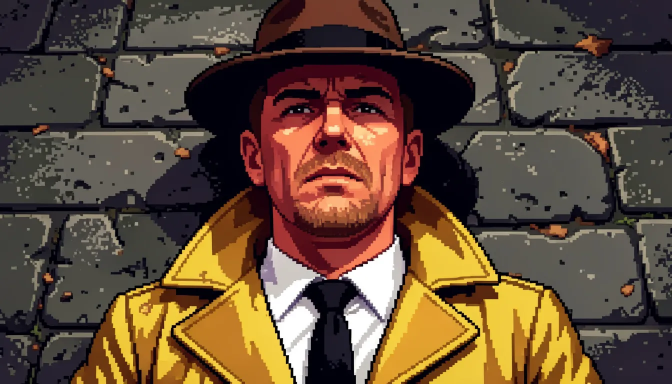
#> input picture tools/art/src/beaten_closeup.png, 1344 x 768 px (shown at 1/2 size)
$ python -i convent.py   (imports and definitions only)
#> lines starting #> are read from the running program, lines starting #| are printed output that depends on the picture
### tools/art/common.py
"""Shared painting helpers for the procedural placeholder art."""
from PIL import Image, ImageDraw, ImageFilter, ImageChops, ImageFont
import math
import os
import random

ROOT = os.path.dirname(os.path.dirname(os.path.dirname(os.path.abspath(__file__))))
ART = os.path.join(ROOT, "assets", "art")
FONT = os.path.join(ROOT, "assets", "fonts", "Silkscreen-Regular.ttf")
W, H = 480, 240  # painting area of the 1920s rooms (floor extended towards the camera)
TOP = 30  # ceiling band painted above them; rooms are W x (H + TOP) = 480x270, the full screen
FULL_H = H + TOP
BAYER = [[0, 8, 2, 10], [12, 4, 14, 6], [3, 11, 1, 9], [15, 7, 13, 5]]


def hx(s, a=None):
    s = s.lstrip("#")
    c = (int(s[0:2], 16), int(s[2:4], 16), int(s[4:6], 16))
    return c if a is None else c + (a,)


def clamp(v):
    return 0 if v < 0 else 255 if v > 255 else int(v)


def mix(a, b, t):
    return tuple(int(round(a[i] + (b[i] - a[i]) * t)) for i in range(len(a)))


def mul(c, f):
    return tuple(clamp(c[i] * f) for i in range(3)) + tuple(c[3:])


# [137 lines left out: functions vgrad, hgrad, noise, _mask, light, shadow and 5 more, not called in this run]


PHONE, PHONE_M, PHONE_L, NICKEL = hx("121016"), hx("2c2a34"), hx("5a5664"), hx("c4c4cc")
NICKEL_D, CORD, CORD_L, CARD = hx("7c7c88"), hx("2a1e18"), hx("5a4434"), hx("e8dcc0")


# [126 lines left out: functions braided_cord, candlestick_phone, tall, save, cut, frieze and 2 more, not called in this run]

### tools/art/furniture.py
"""Furniture drawn in the room's one-point perspective, so beds and cabinets stand on the floor at the same
scale as the characters (a man is about 75-85 px tall, i.e. roughly 42-47 px per metre at the back wall).

World units are back-wall pixels: x runs along the wall, y is height above the floor and z is the distance from
the back wall towards the camera."""
from PIL import ImageDraw
from .common import mul


class Room3D:
    def __init__(self, floor, vx, vy, d0=900.0):
        self.floor, self.vx, self.vy, self.d0 = floor, vx, vy, d0

    def s(self, z):
        return self.d0 / (self.d0 - z)

    def P(self, x, y, z):
        s = self.s(z)
        return (self.vx + (x - self.vx) * s, self.vy + (self.floor - self.vy) * s - y * s)

    def quad(self, img, pts, fill, outline=None):
        d = ImageDraw.Draw(img)
        d.polygon([self.P(*p) for p in pts], fill=fill, outline=outline)

    def line(self, img, a, b, fill, width=1):
        ImageDraw.Draw(img).line([self.P(*a), self.P(*b)], fill=fill, width=width)

    # [11 lines left out: function box, not called in this run]

    def front_y(self, z):
        """Screen row (painting coordinates) of the floor at depth z."""
        return self.P(self.vx, 0, z)[1]

### tools/art/convent.py
"""The convent of the Sisters of Mercy: the vaulted corridor at dusk and Eleanor's former cell by lamplight.

Overlays for the cell: the nightstand drawer pulled open (comb and hand mirror inside) and the same drawer once
the mirror has been taken."""
from PIL import Image, ImageDraw, ImageChops, ImageFilter
import math
import random
from .common import W, FULL_H, hx, mix, mul, vgrad, noise, light, shadow, vignette, pixelize, palette_of, save
from .furniture import Room3D
from .church import ashlar, mask_of, quad_blocks

H = FULL_H


# ---------------------------------------------------------------- shared helpers

# [6 lines left out: function parch, not called in this run]


def arch_pts(a, b, spring, rise, n=16, k=0.72):
    """World (x, y) points of a pointed arch from (a, spring) over the apex to (b, spring)."""
    return [(a + (b - a) * i / n, spring + rise * parch(i / n, k)) for i in range(n + 1)]


def lancet(a, b, sill, spring, rise, n=16):
    return [(a, sill)] + arch_pts(a, b, spring, rise, n) + [(b, sill)]


def on_wall(R, pts, z=0):
    return [R.P(x, y, z) for x, y in pts]


# [27 lines left out: functions lightmap, flame, not called in this run]


def _bbox(a, b):
    return ImageChops.difference(a, b).getbbox()


# ---------------------------------------------------------------- the corridor at dusk

CR = Room3D(184, 240, 110, 250)
C_SP, C_AP, C_ZF = 112, 172, 150  # vault springing, crown and the corridor's depth (front wall behind the camera)
SHAFTS = (2, 76, 150, 224, 298, 372, 446)
BAYS = list(zip((-72,) + SHAFTS, SHAFTS + (520,)))
WINDOW_BAYS = (2, 4, 5)
C_STONE = hx("7a7266")
C_STONE_L = hx("aca290")
C_STONE_D = hx("3c3632")
OAK, OAK_D, OAK_L = hx("4e3220"), hx("26160c"), hx("7e5434")
IRON = hx("1e1a1a")


# [376 lines left out: functions c_vault, c_sky, c_wall, c_shafts, c_windows, c_entrance and 7 more, not called in this run]


# hand-pixelled corpus: arms raised from the nailed hands, head bowed to his right under the crown of thorns,
# white loincloth knotted at the hip, knees bent and the feet crossed over one nail
CORPUS = ("n...................n",
          "sS.................Ss",
          ".sS.......tTtt....Ss.",
          "..sS.....tHsHt...Ss..",
          "...sS....HssSH..Ss...",
          "....sSS..HsSH..SSs...",
          "......sS..HS..SS.....",
          ".......sSssSSSs......",
          "........ssssSS.......",
          "........sSsSSS.......",
          "........ssSsSS.......",
          "........sSsSSS.......",
          "........sssSS........",
          ".........ssSS........",
          "........wwwWWW.......",
          "........wwwwWWw......",
          ".........wwWWw.......",
          ".........ssSS........",
          ".........ssSS........",
          "..........sSS........",
          "..........sS.........",
          "..........sS.........",
          ".........sSS.........",
          ".........sSS.........",
          ".........snS.........",
          "..........bb.........")


# [100 lines left out: functions crucifix_layer, c_crucifix, c_crucifix_lit, c_floor, paint_corridor, not called in this run]


# ---------------------------------------------------------------- Eleanor's cell by lamplight

LR = Room3D(194, 240, 100, 190)
#> further down, picture is the input picture: PIL image 1344x768 RGB; mean R, G, B 96.8, 75.8, 57.4
XL, XR, L_SP, L_AP, L_ZM = 110, 370, 100, 136, 160
PLASTER = hx("8e877a")
NS_X0, NS_X1, NS_Z0, NS_Z1, NS_H = 296, 326, 2, 24, 26  # nightstand
DR_Y0, DR_Y1, DR_OUT = 15, 23, 22  # drawer rows and how far it is pulled out
BED_X0, BED_X1, BED_Z0, BED_Z1 = 334, 368, 2, 74
LAMP_X, LAMP_Z, LAMP_H = 276, 10, 58
WIN_X, WIN_Y0 = 240, 86


# [91 lines left out: functions l_vault, plaster, l_walls, l_floor, l_window, not called in this run]


CELL_DOOR_Z0, CELL_DOOR_Z1, CELL_DOOR_TOP = 40, 64, 62


# [29 lines left out: function l_door, not called in this run]


def l_crucifix_geom():
    """Screen centre line, top and foot of the upright, and the crossbar row of the cell crucifix over the bed."""
    xc = (BED_X0 + BED_X1) / 2
    top, foot = LR.P(xc, 94, 0), LR.P(xc, 50, 0)
    return round(top[0]), round(top[1]), round(foot[1]), round(LR.P(xc, 84, 0)[1])


# [13 lines left out: function l_crucifix, not called in this run]


def l_crucifix_layer(size):
    """A dark oak cross with trefoil ends, its INRI titulus and the hand-pixelled ivory corpus, on a transparent layer."""
#> called with size = (1344, 768)
    layer = Image.new("RGBA", size, (0, 0, 0, 0))
#> layer: PIL image 1344x768 RGBA; every value is 0
    d = ImageDraw.Draw(layer)
    x, top, foot, arm = l_crucifix_geom()
    WOOD, WOOD_L, WOOD_D, GRAIN = hx("5a361e"), hx("94643c"), hx("2a180c"), hx("462814")
    GILT, CLEAR = hx("c8a050"), (0, 0, 0, 0)
    half = 13
    # upright and crossbar, lit from the lamp on the left; grain runs along each beam
    d.rectangle([x - 2, top, x + 2, foot], fill=WOOD)
    d.rectangle([x - half, arm - 2, x + half, arm + 2], fill=WOOD)
    for y in range(top + 1, foot, 3):
        d.point((x + (y // 3) % 3 - 1, y), fill=GRAIN)
    for xx in range(x - half + 1, x + half, 4):
        d.point((xx, arm + (xx // 4) % 3 - 1), fill=GRAIN)
    d.line([(x - 2, top), (x - 2, foot)], fill=WOOD_L)
    d.line([(x + 2, top), (x + 2, foot)], fill=WOOD_D)
    d.line([(x - half, arm - 2), (x + half, arm - 2)], fill=WOOD_L)
    d.line([(x - half, arm + 2), (x + half, arm + 2)], fill=WOOD_D)
    # rounded ends with a gilt boss on the three arms
    for ex, ey in ((x - half - 1, arm), (x + half + 1, arm), (x, top - 1)):
        d.rectangle([ex - 2, ey - 2, ex + 2, ey + 2], fill=WOOD)
        for cx, cy in ((-2, -2), (2, -2), (-2, 2), (2, 2)):
            d.point((ex + cx, ey + cy), fill=CLEAR)
        d.point((ex - 1, ey - 1), fill=WOOD_L)
        d.point((ex + 1, ey + 1), fill=WOOD_D)
        d.point((ex, ey), fill=GILT)
    # stepped foot block
    d.rectangle([x - 4, foot - 3, x + 4, foot], fill=WOOD)
    d.line([(x - 4, foot - 3), (x + 4, foot - 3)], fill=WOOD_L)
    d.line([(x - 4, foot), (x + 4, foot)], fill=WOOD_D)
    # gilt rays behind the crossing
    for dx, dy in ((-4, -4), (4, -4), (-5, 0), (5, 0)):
        d.point((x + dx, arm + dy), fill=GILT)
    # INRI titulus above his head
    d.rectangle([x - 4, top + 3, x + 4, top + 7], fill=hx("e8dcb8"))
    d.line([(x - 4, top + 7), (x + 4, top + 7)], fill=hx("a89670"))
    d.line([(x + 4, top + 3), (x + 4, top + 7)], fill=hx("a89670"))
    for i, dy in ((-3, 4), (-3, 6), (-1, 4), (-1, 5), (-1, 6), (1, 4), (1, 6), (3, 4), (3, 6), (2, 5)):
        d.point((x + i, top + dy), fill=hx("6a3a24"))
    # the corpus, hands nailed to the crossbar
    ink = {"s": hx("ecdcbe"), "S": hx("a88e6c"), "H": hx("6a4428"), "t": hx("a8955a"), "T": hx("5a4a28"),
           "w": hx("fbf8f0"), "W": hx("b8b0a0"), "n": hx("2a2622"), "b": hx("8a1a18")}
    ox, oy = x - len(CORPUS[0]) // 2, arm - 1
    for r, row in enumerate(CORPUS):
        for c, ch in enumerate(row):
            if ch in ink:
                d.point((ox + c, oy + r), fill=ink[ch])
    # blood from the nailed hands and the wound in his side
    for p in ((ox + 1, oy + 2), (ox + len(CORPUS[0]) - 2, oy + 2), (ox + 13, oy + 9)):
        d.point(p, fill=hx("8a1a18"))
    return layer


def l_crucifix_lit(img):
    """The lamp is to the left of the cross: its left side is warmer and brighter."""
    layer = l_crucifix_layer(img.size)
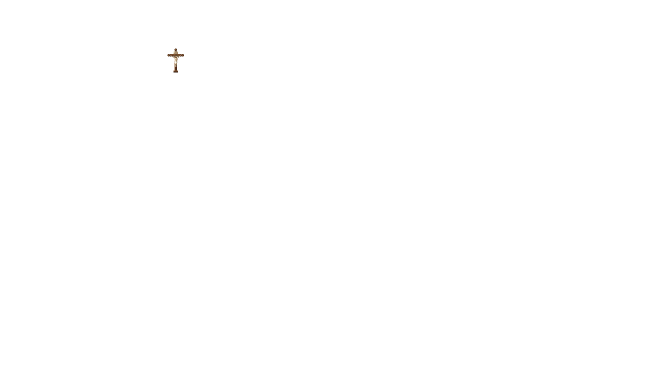
#> layer: PIL image 1344x768 RGBA (shown at 1/2 size); mean R, G, B, A 0.1, 0, 0, 0.1; transparent parts drawn white
    x, top, foot, _ = l_crucifix_geom()
    tint = Image.new("RGB", img.size, hx("b49478"))
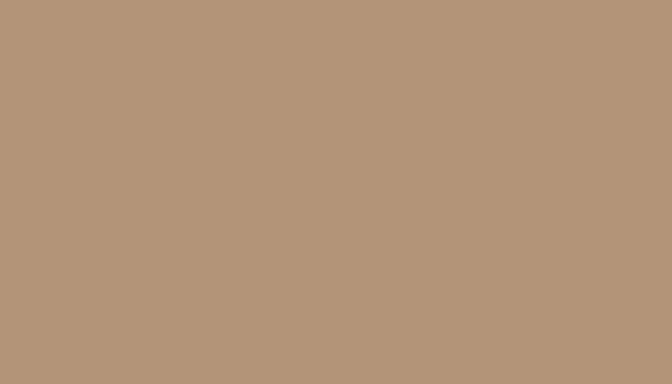
#> tint: PIL image 1344x768 RGB (shown at 1/2 size); mean R, G, B 180, 148, 120
    td = ImageDraw.Draw(tint)
    for xx in range(x - 17, x + 18):
        td.line([(xx, top - 4), (xx, foot + 2)], fill=mix(hx("e8ccaa"), hx("987a66"), (xx - x + 17) / 34))
    img.paste(ImageChops.multiply(layer.convert("RGB"), tint), (0, 0), layer.getchannel("A"))


# [228 lines left out: functions l_lamp_geom, l_lamp, l_lamp_layer, l_nightstand, l_bed, paint_cell, not called in this run]


# Moonlight falls steeply and straight through the lancet: a window point at height y lands MOON_DEPTH * y in front
# of the wall directly below itself, so the arch's point lands nearest the camera and the shaft stays upright.
MOON_DEPTH = 0.55


def moon_on_floor(x, y):
    return LR.P(x, 0, MOON_DEPTH * y)


# [64 lines left out: functions _hull, moon_patch, build, not called in this run]


# The First Interlude's night in the cell: where the player stands while she sits on the bed (room pixels, where the
# room's perspective scale is 1), the room box her sitting sprite covers, and the point of the bed's near edge, by the
# pillow, she sits on.
CELL_SIT_AT = (364, 236)
CELL_SIT_BOX = (300, 120, 470, 262)
CELL_SEAT = (BED_X0 + 5, 18, BED_Z0 + 30)  # just clear of the nightstand, her legs in front of it


# [55 lines left out: function cell_bed_art, not called in this run]


# Room pixels (in the sitting box, as seen) of the front of her upper chest, collar to bust, on the sitting sprite.
CELL_SIT_CHEST = {49: 56, 50: 56, 51: 55, 52: 54, 53: 53, 54: 52, 55: 52}
# Rising for Agatha: (lean, thigh, knee, arms, seat depth, seconds) after the seated frame; the last is her pyjama
# idle frame. Bent over, the pyjama seat sits closer in (no extra rounded rear), or it would puff out behind her.
CELL_RISE_KEYS = [(22, 70, 95, "push", 0.055, 0.2), (20, 50, 70, 4, 0.055, 0.18), (9, 22, 30, 2, 0.065, 0.16),
                  (None, 0, 0, 0, None, 0.3)]


# [46 lines left out: function cell_rise_strip, not called in this run]

>>> from PIL import Image
>>> picture = Image.open('src/beaten_closeup.png')
>>> result = l_crucifix_lit(picture)
